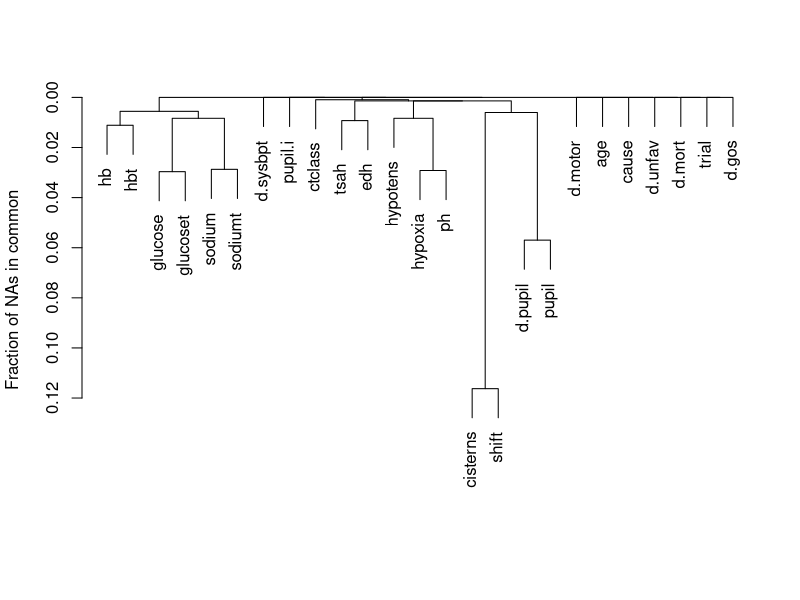
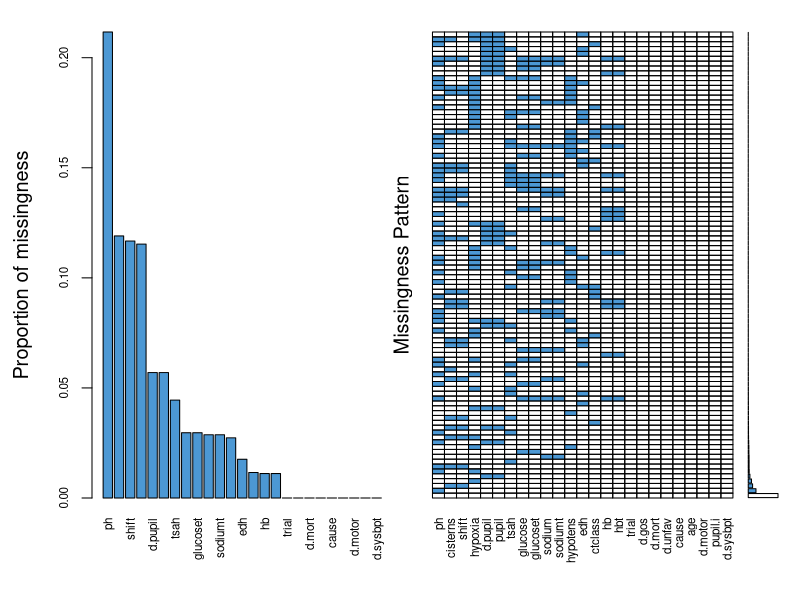
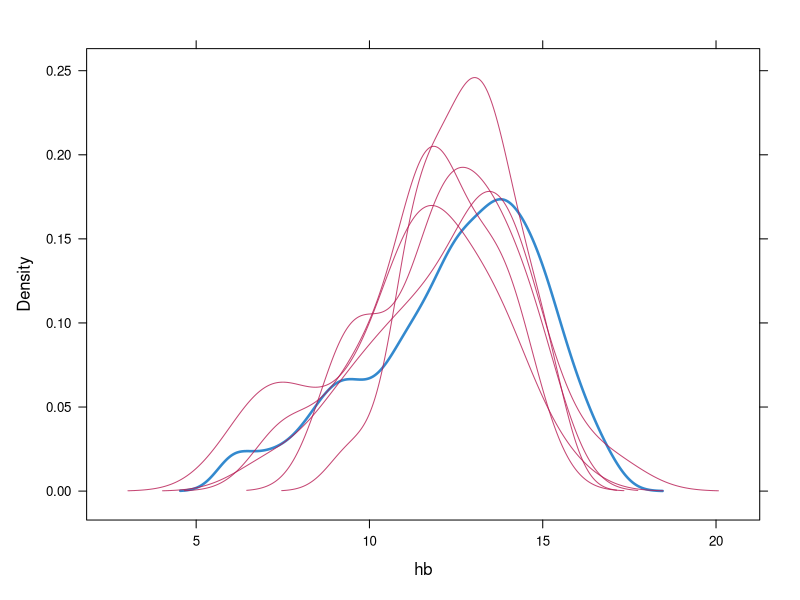
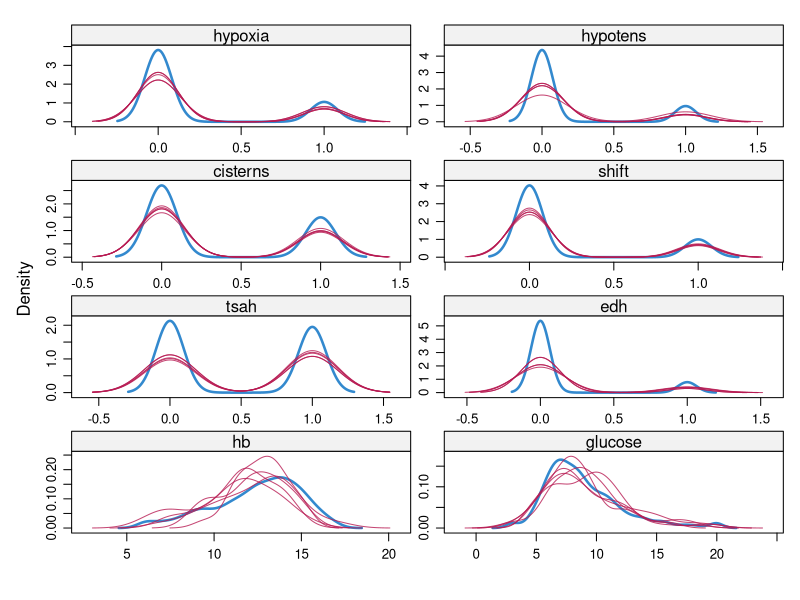

Write R code to recreate these figures, in order. (Note: this script raises an error after producing the figures.)
#################################################################
## Example taken from http://www.clinicalpredictionmodels.org/ ##
#################################################################

library(rms)
options(datadist = "dd")

library(mice)
library(foreign)
library(VIM)


TBI <- read.spss('TBI.sav',
  use.value.labels = FALSE,
  to.data.frame = TRUE
)

describe(TBI)

TBI$pupil <- ifelse(TBI$d.pupil == 9, NA, TBI$d.pupil)

## Missing value analysis
par(mfrow = c(1, 1))

na.patterns <- naclus(TBI)
plot(na.patterns, ylab = "Fraction of NAs in common")

aggr <- aggr(TBI,
  col = mdc(1), numbers = TRUE, sortVars = TRUE, labels = names(TBI),
  cex.axis = 0.7, gap = 2,
  ylab = c("Proportion of missingness", "Missingness Pattern"),
  combined = FALSE
)

# Motor in 5 categories: 1/2; 3; 4; 5/6; 9/NA
TBI$motor	<- ifelse(is.na(TBI$d.motor),9,TBI$d.motor)
TBI$motor1	<- ifelse(TBI$motor==1,1,0)
TBI$motor2	<- ifelse(TBI$motor==2,1,0)
TBI$motor3      <- ifelse(TBI$motor==3,1,0)
TBI$motor4  	<- ifelse(TBI$motor==4,1,0)
TBI$motor56	<- ifelse(TBI$motor==5 | TBI$motor==6,1,0)
TBI$motor9	<- ifelse(TBI$motor==9,1,0)
TBI$motorG	<- ifelse(TBI$motor1==1,5,
                     ifelse(TBI$motor2==1,4,
                            ifelse(TBI$motor3==1,3,
                                   ifelse(TBI$motor4==1,2,
                                          ifelse(TBI$motor56==1,1,
                                                 ifelse(TBI$motor9==1,9,NA))))))
TBI$motorG	<- as.factor(TBI$motorG)


# levels(TBI$motorG)	<- c("5/6", "4", "3", "2", "1", "9")

# mort and unfav outcome
TBI$mort    <- ifelse(TBI$d.gos==1,1,ifelse(TBI$d.gos==6,NA,0))
TBI$deadveg <- ifelse(TBI$d.gos<3,1,ifelse(TBI$d.gos==6,NA,0))
TBI$unfav   <- ifelse(TBI$d.gos<4,1,ifelse(TBI$d.gos==6,NA,0))
TBI$good    <- ifelse(TBI$d.gos<5,1,ifelse(TBI$d.gos==6,NA,0))

TBI$ctclass2  <- ifelse(TBI$ctclass==2,1,0)
TBI$ctclass1  <- ifelse(TBI$ctclass==1,1,0)
TBI$ctclass34 <- ifelse(TBI$ctclass==3 | TBI$ctclass==4,1,0)
TBI$ctclass56 <- ifelse(TBI$ctclass==5 | TBI$ctclass==6,1,0)
TBI$ctclassr4 <- ifelse(TBI$ctclass1==1,2,
                        ifelse(TBI$ctclass2==1,1,
                               ifelse(TBI$ctclass34==1,3,
                                      ifelse(TBI$ctclass56==1,4,NA))))

TBI$ctclassr4	<- as.factor(TBI$ctclassr4)
TBI$ctclassr3   <- ifelse(TBI$ctclass1==1 | TBI$ctclass2==1,1,
                          ifelse(TBI$ctclass34==1,2,
                                 ifelse(TBI$ctclass56==1,3,NA)))
TBI$ctclassr4	<- as.factor(TBI$ctclassr4)
TBI$ctclassr3	<- as.factor(TBI$ctclassr3)

TBI1	<- TBI[,Cs(trial, age, hypoxia, hypotens, cisterns, shift,
                tsah, edh, pupil, motorG, ctclassr3,
                d.sysbpt,hbt,glucoset, unfav, mort	)]
TBI1$trial<-as.numeric(TBI1$trial)
TBI1$trial<-as.factor(TBI1$trial)
TBI1$pupil<-as.factor(TBI1$pupil)

names(TBI1) <- Cs(trial, age, hypoxia, hypotens, cisterns, shift,
                  tsah, edh, pupil, motor, ctclass,
                  d.sysbp,hb,glucose, unfav, mort	)
label(TBI1$unfav) <- "GOS6 unfav"


TBI1$Age30  <- ifelse(TBI1$age<30,1,0)
TBI1$cisterns <- ifelse(TBI1$cisterns>1,1,0)
TBI1$pupil<-as.factor(TBI1$pupil)


dd <- datadist(TBI1)
describe(TBI1)

##########################

## Correlation matrix
mat=matrix(0,nrow=dim(TBI1)[2]-3,ncol=dim(TBI1)[2]-3,dimnames=list(names(TBI1)[1:14],names(TBI1)[1:14]))
for (i in 2:14) {
    for (j in 1:14) {
mat[1,j]= round(spearman2(TBI1[,1],TBI1[,j])[1],2)
mat[i,j]=round(spearman(TBI1[,i],TBI1[,j])[1],2)
                          }
}

#### Imputation
### define the matrix pmat for mice   predictorMatrix  A value of '1' means that the column variable is used as a predictor for the target variable (in the rows). The diagonal of 'predictorMatrix' must be zero. In our matrix we don't want 'trial', 'age', 'motor', 'unfav' and 'mort' to be imputed.

dim(TBI1)
TBI1  <- TBI1[, -17]
names(TBI1)

p<-16
pmat  <- matrix(rep(1,p*p),nrow=p,ncol=p,dimnames=list(names(TBI1),names(TBI1)))
diag(pmat)  <- rep(0,p)
pmat[,c(1:2, 10, 15:16)]  <- 0
pmat[ c(1:2, 10, 15:16),] <- 0

## defines data to be used and the imputation method for each column, seed =1
gm <- mice(TBI1, m=5,maxit=5,
           imputationMethod =c("logreg","pmm","logreg","logreg", "logreg","logreg",
                               "logreg","logreg","polyreg","polyreg","polyreg","pmm",
                               "pmm", "pmm","logreg","logreg"),
           predictorMatrix = pmat, seed=1)
gm

## Some diagnostics
densityplot(x = gm,data = ~ hb)
densityplot(x = gm,layout = c(2, 4))

## Adjusted analyses
## MI, n  = 2159

a <- with(gm,
  glm(unfav ~ trial + age + hypoxia + hypotens + tsah + pupil
              + motor + ctclass,
    family = binomial()
  )
)

summary(a)
pool(a)

fit.mult.impute(
  unfav ~ trial + age + hypoxia + hypotens + tsah + pupil
          + motor + ctclass,
  glm, family = binomial(),
  xtrans = gm,
  data = TBI1
)

## pupils original, imputation for other covars, n=2036
TBI2  <- TBI1[!is.na(TBI1$pupil),]
dim(TBI2) # n=2036
fit.mult.impute(
  unfav ~ trial + age + motor + pupil + hypoxia + hypotens
          + ctclass + tsah,
  glm, family = binomial(),
  xtrans = gm,
  data = TBI2
)

# MICE SI, n  = 2159
glm(
  unfav ~  age + motor + pupil + hypoxia + hypotens
             + ctclass + tsah,
  data = complete(gm, 1),
  family = binomial()
)

gm1 <- complete(gm, action = 1)
